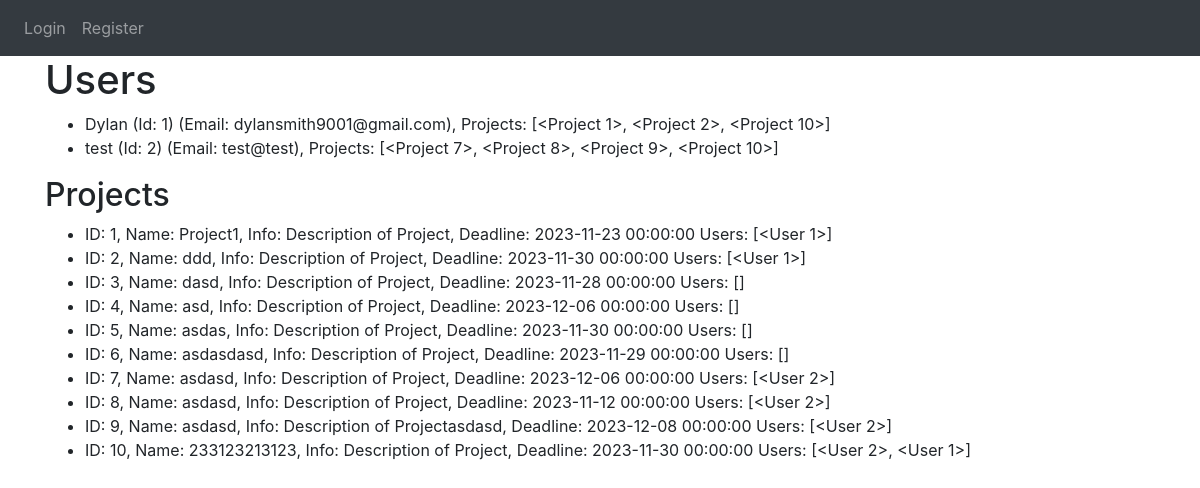
The app's page /view_users, older data.
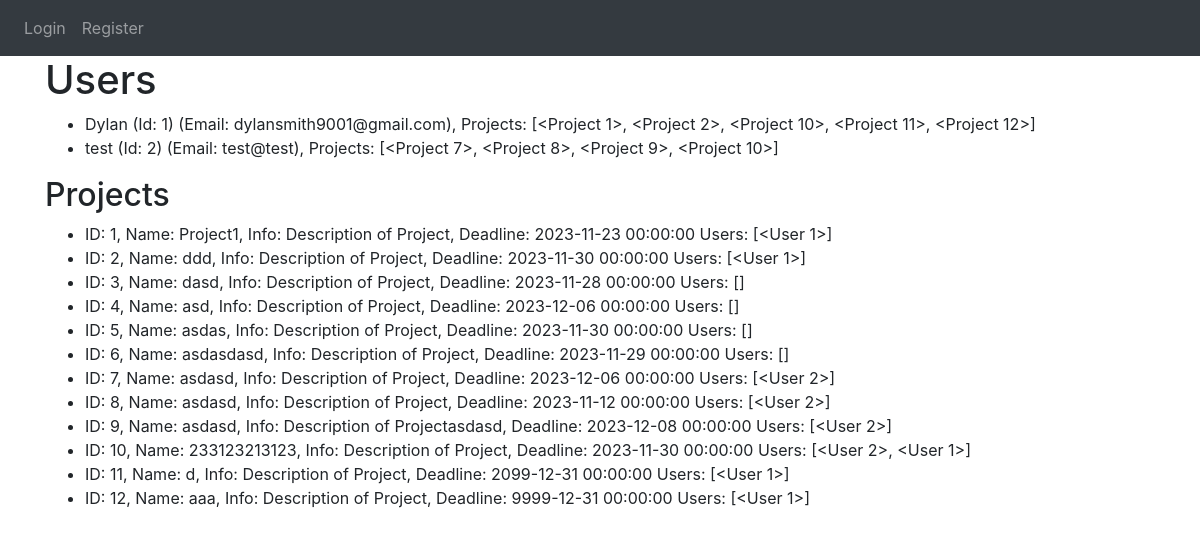
The same page, newer data.
### website/models.py (models this page shows)
class User(db.Model, UserMixin):
    id = db.Column(db.Integer, primary_key=True)
    email = db.Column(db.String(50), unique = True)
    name = db.Column(db.String(50))
    password = db.Column(db.String(50))
    projects = db.relationship('Project', secondary='project_user_association', back_populates='users')

class Project(db.Model):
    id = db.Column(db.Integer, primary_key=True)
    name = db.Column(db.String(120))
    start_date = db.Column(db.DateTime(timezone=True), default=func.now)
    deadline = db.Column(db.DateTime(timezone=True), default=func.now)
    description = db.Column(db.String(9999))
    users = db.relationship('User', secondary='project_user_association', back_populates='projects')
    tasks = db.relationship('Task', backref='project', lazy=True)

### website/auth.py (the view)
@auth.route('/view_users')
def view_users():
    users = User.query.all()
    projects = Project.query.all()
    return render_template('view_users.html', user=current_user, users=users, projects=projects)

### website/templates/view_users.html (shortened to what this page needs)
{% extends "base.html" %}
{% block content%}
    <h1>Users</h1>
    <ul>
        {% for u in users %}
            <li>{{ u.name }} (Id: {{ u.id }}) (Email: {{ u.email }}), Projects: {{u.projects}}</li>
        {% endfor %}
    </ul>
    <h2>Projects</h2>
    <ul>
        {% for prj in projects %}
            <li>ID: {{ prj.id }}, Name: {{ prj.name }}, Info: {{ prj.description }}, Deadline: {{prj.deadline}} Users: {{prj.users}}</li>
        {% endfor %}
    </ul>
{% endblock %}

### website/templates/base.html (shortened to what this page needs)
<DOCTYPE html>
<html>
    <head>
        <link
            rel="stylesheet"
            href="https://stackpath.bootstrapcdn.com/bootstrap/4.4.1/css/bootstrap.min.css"
        />
        <link
            rel="stylesheet"
            href="https://stackpath.bootstrapcdn.com/font-awesome/4.7.0/css/font-awesome.min.css"
        />
    </head>
    <body>
        <nav class="navbar navbar-expand-lg navbar-dark bg-dark">
            <div class="collapse navbar-collapse" id="navbar">
                <div class="navbar-nav">
                    {% if user.is_authenticated %}
                    <a class="nav-item nav-link" id="homepage" href="/">Homepage</a>
                    <a class="nav-item nav-link" id="taskmanager" href="/taskmanager">Task Manager</a>
                    <a class="nav-item nav-link" id="projectmanager" href="/projectmanager">Project Manager</a>
                    <a class="nav-item nav-link" id="newtask" href="/newtask">New Task</a>
                    <a class="nav-item nav-link" id="newproject" href="/newproject">New Project</a>
                    <a class="nav-item nav-link" id="logout" href="/logout">Logout</a>
                    {% else %}
                    <a class="nav-item nav-link" id="login" href="/login">Login</a>
                    <a class="nav-item nav-link" id="register" href="/register">Register</a>
                    {% endif %}
                </div>
            </div>
        </nav>
        <div class="container">{% block content %} {% endblock %}</div>
    </body>
</html>

Row changes from the older to the newer data that the page shows:
computed for User "Dylan": projects "[<Project 1>, <Project 2>, <Project 10>]" → "[<Project 1>, <Project 2>, <Project 10>, <Project 11>, <Project 12>]"
added Project: id "11", name "d", description "Description of Project", deadline "2099-12-31 00:00:00", users "[<User 1>]"
added Project: id "12", name "aaa", description "Description of Project", deadline "9999-12-31 00:00:00", users "[<User 1>]"
